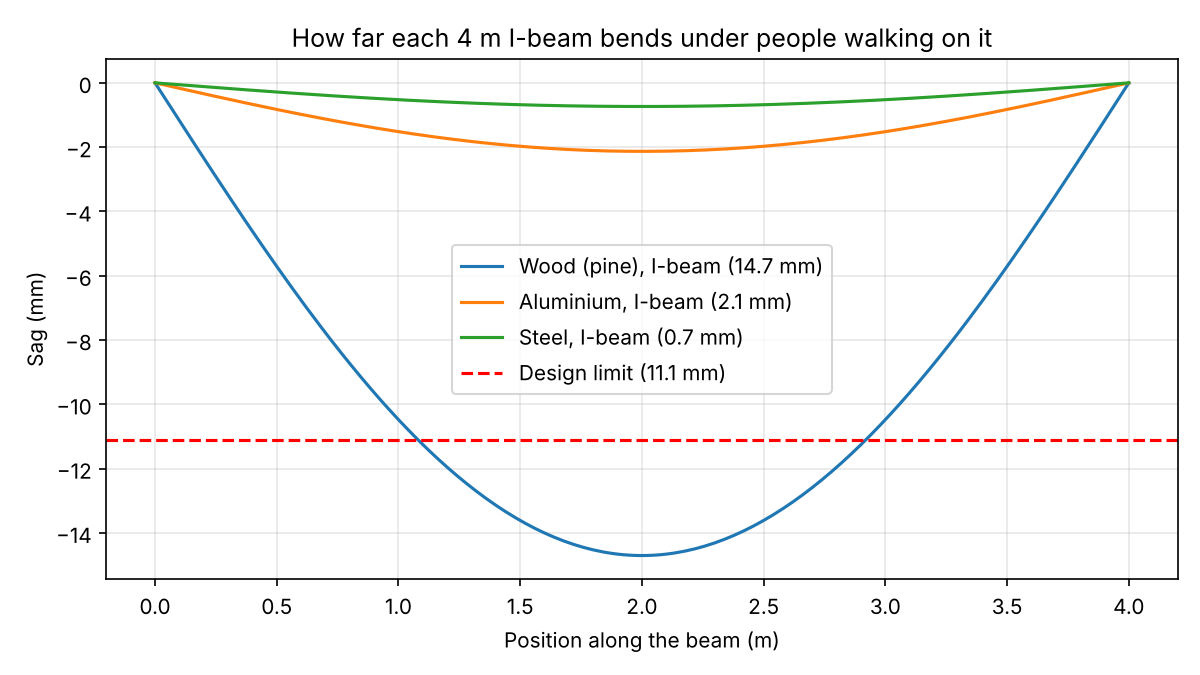

Reproduce this figure in Python.
"""
How much does a beam bend? Choosing a material for a small footbridge.

Question: A 4-metre footbridge beam carries people walking on it.
Which material bends least: wood, aluminium or steel? And why do real
beams have an "I" shape? We compare a solid square bar with an I-beam
made from exactly the same amount of material.

Engineering formula (simply supported beam, evenly spread load w):
  Deflection along the beam:  y(x) = w*x*(L^3 - 2*L*x^2 + x^3) / (24*E*I)
  Largest sag (middle):       y_max = 5*w*L^4 / (384*E*I)
  E = stiffness of the material (Young's modulus)
  I = how the cross-section's shape resists bending (second moment of area)
"""
import matplotlib.pyplot as plt

L = 4.0                 # beam length, m
W = 2_000.0             # load, N per metre of beam (about 2 people per metre)
LIMIT = L / 360         # common design rule: sag must stay under span / 360

MATERIALS = {           # Young's modulus E in pascals
    "Wood (pine)": 10e9,
    "Aluminium": 69e9,
    "Steel": 200e9,
}


def rectangle_I(width, height):
    """Second moment of area of a solid rectangle (m^4)."""
    return width * height**3 / 12


def i_beam_I(flange_w, flange_t, web_t, total_h):
    """Second moment of area of an I-beam: a big rectangle minus the two side gaps."""
    gap_w = (flange_w - web_t) / 2
    gap_h = total_h - 2 * flange_t
    return rectangle_I(flange_w, total_h) - 2 * rectangle_I(gap_w, gap_h)


def deflection(x, E, I):
    return W * x * (L**3 - 2 * L * x**2 + x**3) / (24 * E * I)


if __name__ == "__main__":
    solid = rectangle_I(0.10, 0.10)                       # 10 cm × 10 cm solid bar
    ibeam = i_beam_I(0.10, 0.02, 0.0375, 0.20)            # 20 cm tall I-beam
    area_solid = 0.10 * 0.10
    area_i = 2 * 0.10 * 0.02 + 0.0375 * (0.20 - 2 * 0.02)  # same area = same weight

    print(f"Span {L} m, load {W:,.0f} N/m. Allowed sag: {LIMIT * 1000:.1f} mm\n")
    print("Material      | Shape     | Max sag   | Passes?")
    results = []
    for name, E in MATERIALS.items():
        for shape, I in (("Solid", solid), ("I-beam", ibeam)):
            sag = 5 * W * L**4 / (384 * E * I)
            results.append((name, shape, E, I, sag))
            print(f"{name:<13} | {shape:<9} | {sag * 1000:>6.1f} mm | {'yes' if sag <= LIMIT else 'NO'}")

    print(f"\nBoth shapes use the same amount of material ({area_solid * 1e4:.0f} cm² cross-section),")
    print(f"but the I-beam is {ibeam / solid:.1f} times stiffer, because its material sits far from the middle,")
    print("where bending stretches and squeezes it most. That's why bridges and buildings use I-beams.")

    xs = [L * i / 200 for i in range(201)]
    plt.figure(figsize=(8, 4.5))
    for name, shape, E, I, sag in results:
        if shape == "I-beam":
            plt.plot(xs, [-deflection(x, E, I) * 1000 for x in xs], label=f"{name}, I-beam ({sag * 1000:.1f} mm)")
    plt.axhline(-LIMIT * 1000, color="red", linestyle="--", label=f"Design limit ({LIMIT * 1000:.1f} mm)")
    plt.xlabel("Position along the beam (m)")
    plt.ylabel("Sag (mm)")
    plt.title("How far each 4 m I-beam bends under people walking on it")
    plt.legend()
    plt.grid(alpha=0.3)
    plt.tight_layout()
    plt.savefig("beam.png", dpi=150)
    print("Saved the chart as beam.png")
    plt.show()
